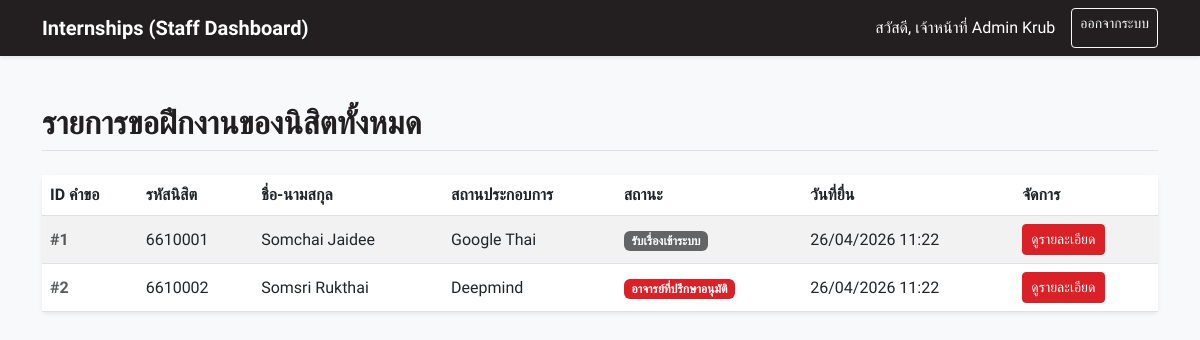
The page /staff_dashboard.php (signed in) on the database its author committed.
### tables this page shows
CREATE TABLE `internship_requests` (
  `id` int(11) NOT NULL AUTO_INCREMENT,
  `student_id` int(11) NOT NULL,
  `program_type` varchar(50) NOT NULL,
  `major` varchar(100) NOT NULL,
  `student_phone` varchar(20) NOT NULL,
  `student_email` varchar(100) NOT NULL,
  `internship_type` enum('course','experience') NOT NULL,
  `course_code` varchar(20) DEFAULT NULL,
  `course_name` varchar(100) DEFAULT NULL,
  `location_type` enum('domestic','international') NOT NULL,
  `country` varchar(100) DEFAULT NULL,
  `doc_language` enum('thai','english') NOT NULL,
  `doc_type` enum('consideration','consideration_and_referral') NOT NULL,
  `company_name` varchar(255) NOT NULL,
  `position` varchar(255) NOT NULL,
  `coordinator_name` varchar(100) NOT NULL,
  `agency_phone` varchar(20) NOT NULL,
  `agency_email` varchar(100) NOT NULL,
  `start_date` date NOT NULL,
  `end_date` date NOT NULL,
  `semester` varchar(10) NOT NULL,
  `academic_year` varchar(10) NOT NULL,
  `attempt_number` int(11) NOT NULL DEFAULT 1,
  `previous_agency` varchar(255) DEFAULT NULL,
  `reason_for_change` text DEFAULT NULL,
  `status` int(11) NOT NULL DEFAULT 1 COMMENT '1: Received, 2: Advisor Approved, 3: Letter Issued, 4: Finished, 9: Canceled',
  `created_at` timestamp NOT NULL DEFAULT CURRENT_TIMESTAMP,
  PRIMARY KEY (`id`),
  FOREIGN KEY (`student_id`) REFERENCES `users`(`id`) ON DELETE CASCADE
);

CREATE TABLE `users` (
  `id` int(11) NOT NULL AUTO_INCREMENT,
  `username` varchar(50) NOT NULL,
  `password` varchar(255) NOT NULL,
  `role` enum('student','staff','teacher') NOT NULL,
  `first_name` varchar(100) NOT NULL,
  `last_name` varchar(100) NOT NULL,
  `title` varchar(50) DEFAULT NULL,
  `year_level` int(11) DEFAULT NULL,
  `profile_image` varchar(255) DEFAULT NULL,
  `education` text DEFAULT NULL,
  `student_year` int(11) DEFAULT NULL,
  PRIMARY KEY (`id`),
  UNIQUE KEY `username` (`username`)
);

### staff_dashboard.php (the view, shortened to what this page needs)
<?php
include 'config.php';
$sql = "SELECT ir.*, u.first_name, u.last_name, u.username as student_id_code
        FROM internship_requests ir
        JOIN users u ON ir.student_id = u.id
        ORDER BY ir.created_at DESC";
$result = $conn->query($sql);
?>
<!DOCTYPE html>
<html lang="th">
<head>
    <link href="https://cdn.jsdelivr.net/npm/bootstrap@5.3.0/dist/css/bootstrap.min.css" rel="stylesheet">
    <link rel="stylesheet" href="swu-theme.css">
</head>
<body>
<nav class="navbar navbar-expand-lg navbar-dark bg-dark shadow-sm">
  <div class="container">
    <a class="navbar-brand fw-bold" href="#">Internships (Staff Dashboard)</a>
    <div class="d-flex">
        <span class="navbar-text text-white me-3">สวัสดี, เจ้าหน้าที่ <?= $_SESSION['name'] ?></span>
        <a href="logout.php" class="btn btn-outline-light btn-sm">ออกจากระบบ</a>
    </div>
  </div>
</nav>
<div class="container mt-5">
    <h2 class="mb-4 text-dark fw-bold border-bottom pb-2">รายการขอฝึกงานของนิสิตทั้งหมด</h2>
    <div class="card shadow-sm border-0">
        <div class="card-body p-0">
            <div class="table-responsive">
                <table class="table table-hover table-striped mb-0 align-middle">
                    <thead class="bg-light">
                        <tr>
                            <th>ID คำขอ</th>
                            <th>รหัสนิสิต</th>
                            <th>ชื่อ-นามสกุล</th>
                            <th>สถานประกอบการ</th>
                            <th>สถานะ</th>
                            <th>วันที่ยื่น</th>
                            <th>จัดการ</th>
                        </tr>
                    </thead>
                    <tbody>
                        <?php if($result->num_rows > 0): ?>
                            <?php while($row = $result->fetch_assoc()): ?>
                                <tr>
                                    <td class="fw-bold text-muted">#<?= $row['id'] ?></td>
                                    <td><?= htmlspecialchars($row['student_id_code']) ?></td>
                                    <td><?= htmlspecialchars($row['first_name'] . ' ' . $row['last_name']) ?></td>
                                    <td><?= htmlspecialchars($row['company_name']) ?></td>
                                    <td><?= getStatusLabel($row['status']) ?></td>
                                    <td><?= date('d/m/Y H:i', strtotime($row['created_at'])) ?></td>
                                    <td>
                                        <a href="staff_view.php?id=<?= $row['id'] ?>" class="btn btn-sm btn-primary">ดูรายละเอียด</a>
                                    </td>
                                </tr>
                            <?php endwhile; ?>
                        <?php else: ?>
                            <tr>
                                <td colspan="7" class="text-center py-4 text-muted">ยังไม่มีรายการคำขอ</td>
                            </tr>
                        <?php endif; ?>
                    </tbody>
                </table>
            </div>
        </div>
    </div>
</div>
</body>
</html>

### config.php (shortened to what this page needs)
<?php
function getStatusLabel($status_code) {
    switch ($status_code) {
        case 1: return '<span class="badge bg-secondary">รับเรื่องเข้าระบบ</span>';
        case 2: return '<span class="badge bg-primary">อาจารย์ที่ปรึกษาอนุมัติ</span>';
    }
}
?>

### swu-theme.css (style rules this page uses)
:root { --swu-red: #DA2128; --swu-red-hover: #b01820; --swu-grey: #636466; --swu-dark: #231F20; --bs-primary: #DA2128; --bs-primary-rgb: 218, 33, 40; --bs-secondary: #636466; --bs-secondary-rgb: 99, 100, 102; --bs-dark: #231F20; --bs-dark-rgb: 35, 31, 32; --bs-link-color: #DA2128; --bs-link-hover-color: #b01820; }
.btn-primary { --bs-btn-bg: var(--swu-red); --bs-btn-border-color: var(--swu-red); --bs-btn-hover-bg: var(--swu-red-hover); --bs-btn-hover-border-color: var(--swu-red-hover); --bs-btn-focus-shadow-rgb: 218, 33, 40; --bs-btn-active-bg: var(--swu-red-hover); --bs-btn-active-border-color: var(--swu-red-hover); }
.bg-primary { background-color: var(--swu-red) !important; }
.bg-secondary { background-color: var(--swu-grey) !important; }
.bg-dark { background-color: var(--swu-dark) !important; }

### staff_dashboard.php (style rules this page uses)
body { font-family: 'Kanit', sans-serif; background-color: #f8f9fa; }

### rows shown on the page
internship_requests: id "1", student.username "6610001", student.last_name "Somchai Jaidee", company_name "Google Thai", status "รับเรื่องเข้าระบบ", created_at "26/04/2026 11:22"
internship_requests: id "2", student.username "6610002", student.last_name "Somsri Rukthai", company_name "Deepmind", status "อาจารย์ที่ปรึกษาอนุมัติ", created_at "26/04/2026 11:22"

### other values the page prints
$_SESSION['name'] "Admin Krub"
